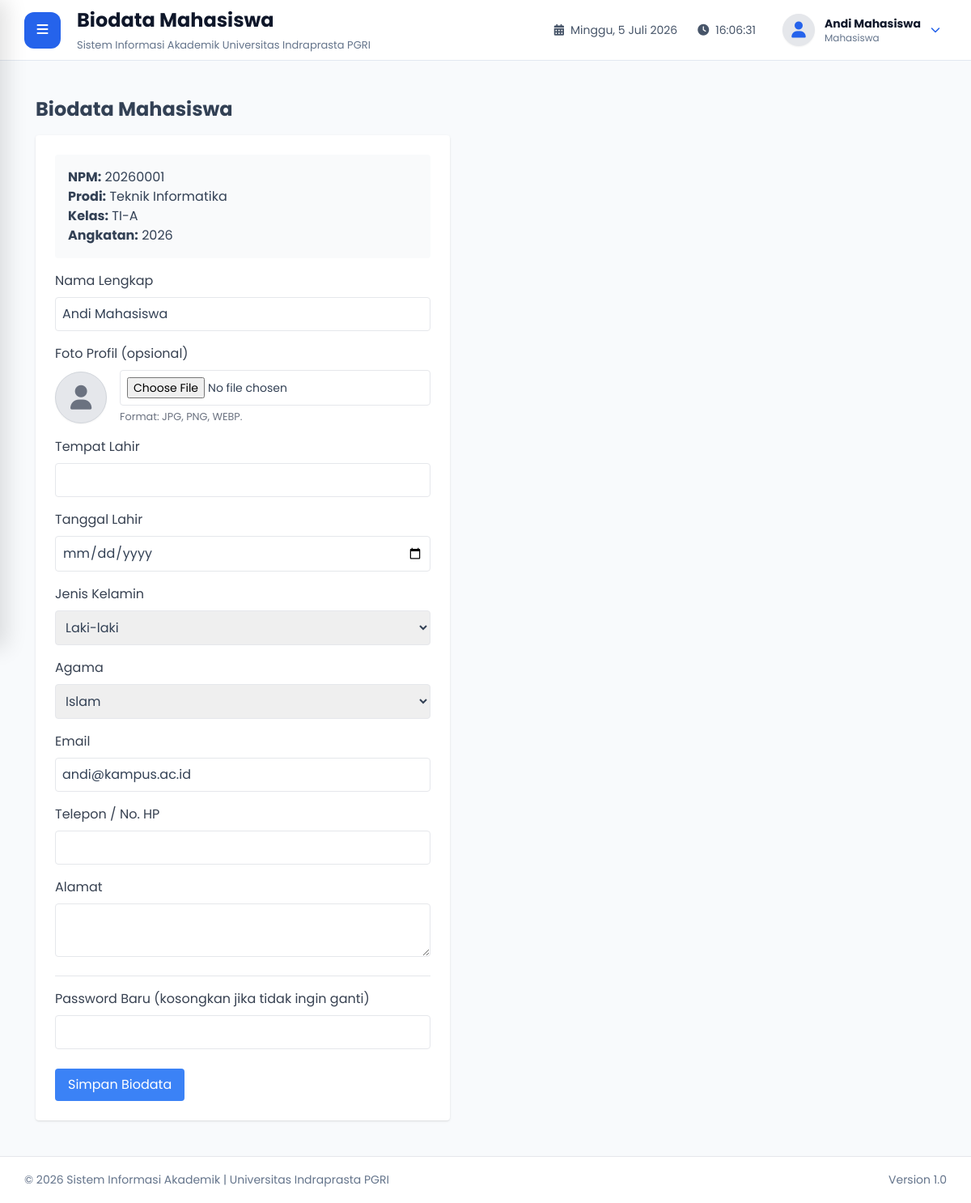
The app's page /mahasiswa/biodata.php (signed in) with its own data.
### tables this page shows
CREATE TABLE `mahasiswa` (
  `id_mahasiswa` CHAR(36) PRIMARY KEY,
  `id_user` CHAR(36) UNIQUE NOT NULL,
  `npm` VARCHAR(30) UNIQUE NOT NULL,
  `jk` ENUM('L','P'),
  `tempat_lahir` VARCHAR(100),
  `tanggal_lahir` DATE,
  `alamat` TEXT,
  `email` VARCHAR(100),
  `telepon` VARCHAR(20),
  `angkatan` YEAR(4),
  `id_prodi` CHAR(36) NOT NULL,
  `id_kelas` CHAR(36) NOT NULL,
  `semester` INT DEFAULT 1,
  `status_akademik` ENUM('aktif','cuti','lulus','dropout') DEFAULT 'aktif',
  `agama` ENUM('Islam', 'Kristen', 'Katolik', 'Hindu', 'Buddha', 'Konghucu', 'Lainnya') NULL,
  `profil_lengkap` BOOLEAN DEFAULT 0,
  FOREIGN KEY (`id_user`) REFERENCES `users`(`id_user`) ON DELETE CASCADE,
  FOREIGN KEY (`id_prodi`) REFERENCES `prodi`(`id_prodi`) ON DELETE CASCADE,
  FOREIGN KEY (`id_kelas`) REFERENCES `kelas`(`id_kelas`) ON DELETE CASCADE
);

CREATE TABLE `prodi` (
  `id_prodi` CHAR(36) PRIMARY KEY,
  `kode_prodi` VARCHAR(10) UNIQUE NOT NULL,
  `nama_prodi` VARCHAR(100) NOT NULL
);

CREATE TABLE `kelas` (
  `id_kelas` CHAR(36) PRIMARY KEY,
  `id_prodi` CHAR(36) NOT NULL,
  `nama_kelas` VARCHAR(20) NOT NULL,
  UNIQUE KEY `uk_prodi_kelas` (`id_prodi`, `nama_kelas`),
  FOREIGN KEY (`id_prodi`) REFERENCES `prodi`(`id_prodi`) ON DELETE CASCADE
);

CREATE TABLE `users` (
  `id_user` CHAR(36) PRIMARY KEY,
  `username` VARCHAR(50) UNIQUE NOT NULL,
  `password_hash` VARCHAR(255) NOT NULL,
  `nama_lengkap` VARCHAR(100) NOT NULL,
  `foto` VARCHAR(255) DEFAULT 'default-user.png',
  `role` ENUM('admin','dosen','mahasiswa') NOT NULL,
  `status` ENUM('aktif','nonaktif') DEFAULT 'aktif',
  `last_login` DATETIME NULL,
  `created_at` TIMESTAMP DEFAULT CURRENT_TIMESTAMP
);

### mahasiswa/biodata.php (the view, shortened to what this page needs)
<?php
require_once "../layout/header.php";
require_once "../layout/sidebar.php";
require_once "../layout/navbar.php";
$id_user = $_SESSION['user_id'];
$stmt = $pdo->prepare("
    SELECT u.nama_lengkap, m.*, p.nama_prodi, k.nama_kelas
    FROM users u
    JOIN mahasiswa m ON u.id_user = m.id_user
    JOIN prodi p ON m.id_prodi = p.id_prodi
    JOIN kelas k ON m.id_kelas = k.id_kelas
    WHERE u.id_user = ?
");
$stmt->execute([$id_user]);
$mhs = $stmt->fetch();
?>
<div class="p-6">
    <h1 class="text-2xl font-bold mb-4">Biodata Mahasiswa</h1>
    <form action="proses_biodata.php" method="POST" enctype="multipart/form-data" class="bg-white p-6 rounded shadow max-w-lg">
        <div class="mb-4 bg-gray-50 p-4 rounded">
            <p><strong>NPM:</strong> <?= htmlspecialchars($mhs['npm']) ?></p>
            <p><strong>Prodi:</strong> <?= htmlspecialchars($mhs['nama_prodi']) ?></p>
            <p><strong>Kelas:</strong> <?= htmlspecialchars($mhs['nama_kelas']) ?></p>
            <p><strong>Angkatan:</strong> <?= htmlspecialchars($mhs['angkatan']) ?></p>
        </div>
        <div class="mb-4">
            <label class="block text-gray-700 mb-2">Nama Lengkap</label>
            <input type="text" name="nama_lengkap" class="w-full border p-2 rounded" value="<?= htmlspecialchars($mhs['nama_lengkap']) ?>" required>
        </div>
        <div class="mb-4">
            <label class="block text-gray-700 mb-2">Foto Profil (opsional)</label>
            <div class="flex items-center gap-4">
                <div id="icon-preview-biodata" class="<?= !empty($mhs['foto']) ? 'hidden' : 'flex' ?> w-16 h-16 rounded-full bg-gray-200 text-gray-500 items-center justify-center border border-gray-300 shadow-sm">
                    <i class="fa-solid fa-user text-3xl"></i>
                </div>
                <div class="flex-1">
                    <input type="file" name="foto" accept="image/png, image/jpeg, image/webp" class="w-full border p-2 rounded bg-white text-sm" onchange="document.getElementById('icon-preview-biodata').classList.add('hidden'); document.getElementById('preview-foto-biodata').classList.remove('hidden'); document.getElementById('preview-foto-biodata').classList.add('block'); document.getElementById('preview-foto-biodata').src = window.URL.createObjectURL(this.files[0])">
                    <small class="text-gray-500 block mt-1">Format: JPG, PNG, WEBP.</small>
                </div>
            </div>
        </div>
        <div class="mb-4">
            <label class="block text-gray-700 mb-2">Tempat Lahir</label>
            <input type="text" name="tempat_lahir" class="w-full border p-2 rounded" value="<?= htmlspecialchars($mhs['tempat_lahir'] ?? '') ?>" required>
        </div>
        <div class="mb-4">
            <label class="block text-gray-700 mb-2">Tanggal Lahir</label>
            <input type="date" name="tanggal_lahir" class="w-full border p-2 rounded" value="<?= htmlspecialchars($mhs['tanggal_lahir'] ?? '') ?>" required>
        </div>
        <div class="mb-4">
            <label class="block text-gray-700 mb-2">Jenis Kelamin</label>
            <select name="jk" class="w-full border p-2 rounded" required>
                <option value="L" <?= $mhs['jk']=='L'?'selected':'' ?>>Laki-laki</option>
            </select>
        </div>
        <div class="mb-4">
            <label class="block text-gray-700 mb-2">Agama</label>
            <select name="agama" class="w-full border p-2 rounded" required>
                <?php
                $agamaOpt = ['Islam', 'Kristen', 'Katolik', 'Hindu', 'Buddha', 'Konghucu', 'Lainnya'];
                foreach($agamaOpt as $ag) {
                    $sel = ($mhs['agama'] == $ag) ? 'selected' : '';
                    echo "<option value=\"$ag\" $sel>$ag</option>";
                }
                ?>
            </select>
        </div>
        <div class="mb-4">
            <label class="block text-gray-700 mb-2">Email</label>
            <input type="email" name="email" class="w-full border p-2 rounded" value="<?= htmlspecialchars($mhs['email'] ?? '') ?>" required>
        </div>
        <div class="mb-4">
            <label class="block text-gray-700 mb-2">Telepon / No. HP</label>
            <input type="text" name="telepon" class="w-full border p-2 rounded" value="<?= htmlspecialchars($mhs['telepon'] ?? '') ?>" required>
        </div>
        <div class="mb-4">
            <label class="block text-gray-700 mb-2">Alamat</label>
            <textarea name="alamat" class="w-full border p-2 rounded" required><?= htmlspecialchars($mhs['alamat'] ?? '') ?></textarea>
        </div>
        <div class="mb-4 pt-4 border-t">
            <label class="block text-gray-700 mb-2">Password Baru (kosongkan jika tidak ingin ganti)</label>
            <input type="password" name="password" class="w-full border p-2 rounded">
        </div>
        <button type="submit" class="bg-blue-500 text-white px-4 py-2 rounded mt-2">Simpan Biodata</button>
    </form>
</div>
<?php require_once "../layout/footer.php"; ?>

### assets/css/style.css (style rules this page uses)
* { margin:0; padding:0; box-sizing:border-box; font-family:'Poppins',sans-serif; }
html { scroll-behavior:smooth; }
body { background:#f1f5f9; color:#334155; overflow-x:hidden; }
.mt-1 { margin-top:10px; }
.mt-2 { margin-top:20px; }
.mb-2 { margin-bottom:20px; }
.mb-4 { margin-bottom:40px; }
.p-2 { padding:20px; }
.shadow { box-shadow:0 10px 25px rgba(0,0,0,.08); }
.rounded { border-radius:12px; }

### records on screen
mahasiswa: npm "20260001", id_prodi.nama_prodi "Teknik Informatika", id_kelas.nama_kelas "TI-A", angkatan "2026", nama_lengkap "Andi Mahasiswa", jk "Laki-laki", email "andi@kampus.ac.id"

### other values on screen
$pageTitle "Biodata Mahasiswa"
$nama "Andi Mahasiswa"
$role "Mahasiswa"
NAMA_APLIKASI "Sistem Informasi Akademik"
NAMA_KAMPUS "Universitas Indraprasta PGRI"
VERSI "1.0"
form field agama "Islam"
